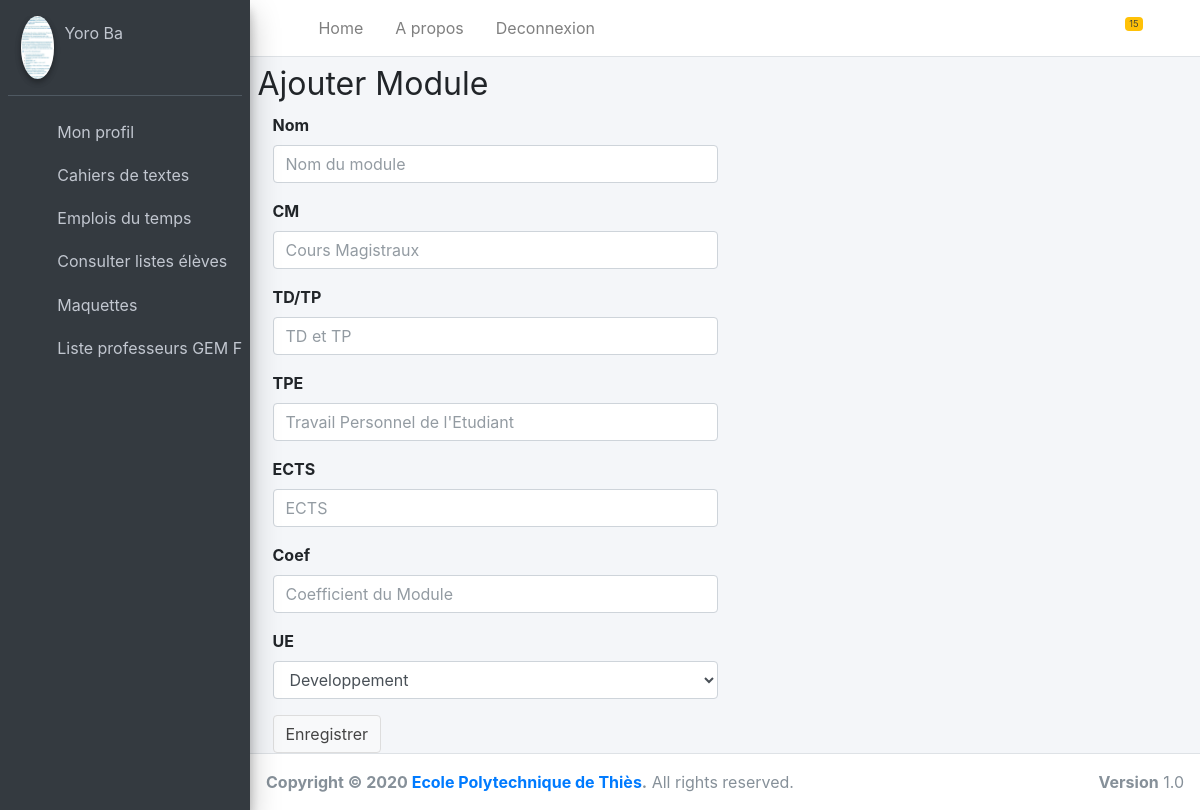
Screenshot of /authentification/addModule/2/2/ with the database file from the repository.
### authentification/models.py (models this page shows)
class Professeur(models.Model):
    prenom = models.CharField(max_length=40)
    nom = models.CharField(max_length=20)
    email = models.EmailField(unique=True, null=False)
    telephone = models.IntegerField()
    respClasse = models.CharField(default='Non', max_length=40)
    respDept = models.CharField(default='Non', max_length=40)
    genre = models.CharField(max_length=20, default='genre',null=True)
    profil = models.ImageField(upload_to="photos/",default='/media/photos/avatar1.png/')
    mot_de_passe = models.CharField(null=False, max_length=40)

class Departement(models.Model):
    nom_dept = models.CharField('nom_dept', max_length=30)
    systeme = models.CharField('nom_dept', max_length=30, default='semestriel')
    chef_dept = models.ForeignKey('Professeur',on_delete=models.CASCADE, default="1")

### authentification/views.py (the view)
# urls.py: path('addModule/<int:cleUser>/<int:cleClasse>/', views.AddModule, name='addModule'),
def AddModule (request,cleUser,cleClasse):
	classe = Classe.objects.all()
	dept = Departement.objects.all()
	prof = Professeur.objects.get(pk=cleUser)
	eleve = Eleve.objects.all()
	cl = Classe.objects.get(pk=cleClasse)
	module = Module.objects.all()
	ue = UE.objects.all()
	return render(request, 'registration/addModule.html', {'classe':classe,'cl':cl,'prof':prof,'dept':dept,'eleve':eleve, 'module':module, 'UE':ue})

### authentification/Templates/registration/addModule.html (shortened to what this page needs)
{% extends "registration/baseProf.html" %}
{% block content %}
<div class="content-wrapper">
    <div id="page-wrapper">
        <div class="container-fluid">
            <div class="row">
                <div class="col-lg-12">
                    <h1 class="page-header">
                      <small>Ajouter Module</small>
                    </h1>
                </div>
            </div>
         <div class="col-lg-12">
                  <div class="col-lg-6">
                    <form role="form" method="post" action="{% url 'saveModule' prof.pk cl.pk 0 %}">
                        <div class="form-group">
                          <label>Nom</label>
                          <input type="text" class="form-control" placeholder="Nom du module" name="nom">
                        </div>
                        <div class="form-group">
                          <label>CM</label>
                          <input type="number" class="form-control" placeholder="Cours Magistraux" name="CM">
                        </div>
                        <div class="form-group">
                          <label>TD/TP</label>
                          <input type="number" class="form-control" placeholder="TD et TP" name="TD_TP">
                        </div>
                        <div class="form-group">
                          <label>TPE</label>
                          <input type="number" class="form-control" placeholder="Travail Personnel de l'Etudiant" name="TPE">
                        </div>
                        <div class="form-group">
                          <label>ECTS</label>
                          <input type="number" class="form-control" placeholder="ECTS" name="ECTS">
                        </div>
                        <div class="form-group">
                          <label>Coef</label>
                          <input type="number" class="form-control" placeholder="Coefficient du Module" name="coef">
                        </div>
                        <div class="form-group">
                          <label>UE</label>
                          <select class="form-control" name="UE">
                            {% for ue in UE %}
                              <option value="{{ue.nom}}">{{ue.nom}}</option>
                            {% endfor %}
                          </select>
                        </div>
                        <button type="submit" class="btn btn-default">Enregistrer</button>
                  </form>
                </div>
            </div>
        </div>
    </div>
</div>
{% endblock %}

### authentification/Templates/registration/baseProf.html (shortened to what this page needs)
{% load static %}
<!DOCTYPE html>
<html>
<head>
  <link rel="stylesheet" href="{% static "dashboard/plugins/fontawesome-free/css/all.min.css" %}">
  <link rel="stylesheet" href="{% static "dashboard/ionicons.min.css" %}">
  <link rel="stylesheet" href="{% static "dashboard/plugins/tempusdominus-bootstrap-4/css/tempusdominus-bootstrap-4.min.css" %}">
  <link rel="stylesheet" href="{% static "dashboard/plugins/icheck-bootstrap/icheck-bootstrap.min.css" %}">
  <link rel="stylesheet" href="{% static "dashboard/plugins/jqvmap/jqvmap.min.css" %}">
  <link rel="stylesheet" href="{% static "dashboard/dist/css/adminlte.min.css" %}">
  <link rel="stylesheet" href="{% static "dashboard/plugins/overlayScrollbars/css/OverlayScrollbars.min.css" %}">
  <link rel="stylesheet" href="{% static "dashboard/plugins/daterangepicker/daterangepicker.css" %}">
  <link rel="stylesheet" href="{% static "dashboard/plugins/summernote/summernote-bs4.css" %}">
  <link rel="stylesheet" href="{% static "dashboard/cameïrou.css" %}">
</head>
<body class="hold-transition sidebar-mini layout-fixed">
<div class="wrapper">
  {% block navbar %}
  <nav class="main-header navbar navbar-expand navbar-white navbar-light">
    <ul class="navbar-nav">
      <li class="nav-item">
        <a class="nav-link" data-widget="pushmenu" href="#"><i class="fas fa-bars"></i></a>
      </li>
      <li class="nav-item d-none d-sm-inline-block">
        <a href="registration/dashboardProfesseur.html" class="nav-link">Home</a>
      </li>
      <li class="nav-item d-none d-sm-inline-block">
        <a href="#" class="nav-link">A propos</a>
      </li>
      <li class="nav-item d-none d-sm-inline-block">
        <a href="{% url 'connexion' %}" class="nav-link">Deconnexion</a>
      </li>
    </ul>
    <ul class="navbar-nav ml-auto">
      <li class="nav-item dropdown">
        <a class="nav-link" data-toggle="dropdown" href="#">
          <span class="badge badge-warning navbar-badge">15</span>
        </a>
      </li>
      <li class="nav-item">
        <a class="nav-link" data-widget="control-sidebar" data-slide="true" href="#">
          <i class="fas fa-th-large"></i>
        </a>
      </li>
    </ul>
  </nav>
  {% endblock %}
  <aside class="main-sidebar sidebar-dark-primary elevation-4">
    <div class="sidebar">
      <div class="user-panel mt-3 pb-3 mb-3 d-flex">
        <div class="image">
          <img src="{{ prof.profil.url }}" class="img-circle elevation-2" alt="User Image">
        </div>
        <div class="info">
          <a href="{% url 'profilProf' prof.pk %}" class="d-block">{{prof.prenom}} {{prof.nom}}</a>
        </div>
      </div>
      <nav class="mt-2">
        <ul class="nav nav-pills nav-sidebar flex-column" data-widget="treeview" role="menu" data-accordion="false">
          <li class="nav-item has-treeview">
            <a href="{% url 'profilProf' prof.pk %}" class="nav-link">
              <i class="nav-icon far fa-image"></i>
              <p>
                Mon profil
              </p>
            </a>
          </li>
          <li class="nav-item">
            <a href="{% url 'CDT' 2 prof.pk %}" class="nav-link">
              <i class="nav-icon fas fa-book"></i>
              <p>
                Cahiers de textes
              </p>
            </a>
          </li>
          <li class="nav-item">
            <a href="{% url 'EDT' 2 prof.pk %}" class="nav-link">
              <i class="nav-icon fas fa-book"></i>
              <p>
                Emplois du temps
              </p>
            </a>
          </li>
          <li class="nav-item has-treeview">
            <a href="#" class="nav-link">
              <i class="nav-icon fas fa-book"></i>
              <p>
                Consulter listes élèves
              </p>
            </a>
          </li>
          <li class="nav-item has-treeview">
            <a href="{% url 'Maquette' 2 prof.pk %}" class="nav-link">
              <i class="nav-icon fas fa-book"></i>
              <p>
                Maquettes
              </p>
            </a>
          </li>
          {% for d in dept %}
            {% if prof.respDept == d.nom_dept %}
                <li class="nav-item has-treeview">
                  <a href="#" class="nav-link">
                    <i class="nav-icon fas fa-book"></i>
                    <p>
                      Liste professeurs {{d.nom_dept}}
                    </p>
                  </a>
                </li>
            {% endif %}
          {% endfor %}
        </ul>
      </nav>
    </div>
  </aside>
  {% block content %}{% endblock %}
  {% block footer %}
  <footer class="main-footer">
    <strong>Copyright &copy; 2020 <a href="http://ept.sn">Ecole Polytechnique de Thiès</a>.</strong>
    All rights reserved.
    <div class="float-right d-none d-sm-inline-block">
      <b>Version</b> 1.0
    </div>
  </footer>
  {% endblock %}
</div>
</body>
</html>

### rows the page displays
Professeur: profil (picture), prenom "Yoro", nom "Ba"
Departement: nom_dept "GEM…"

### other values shown
form field UE "Developpement"
